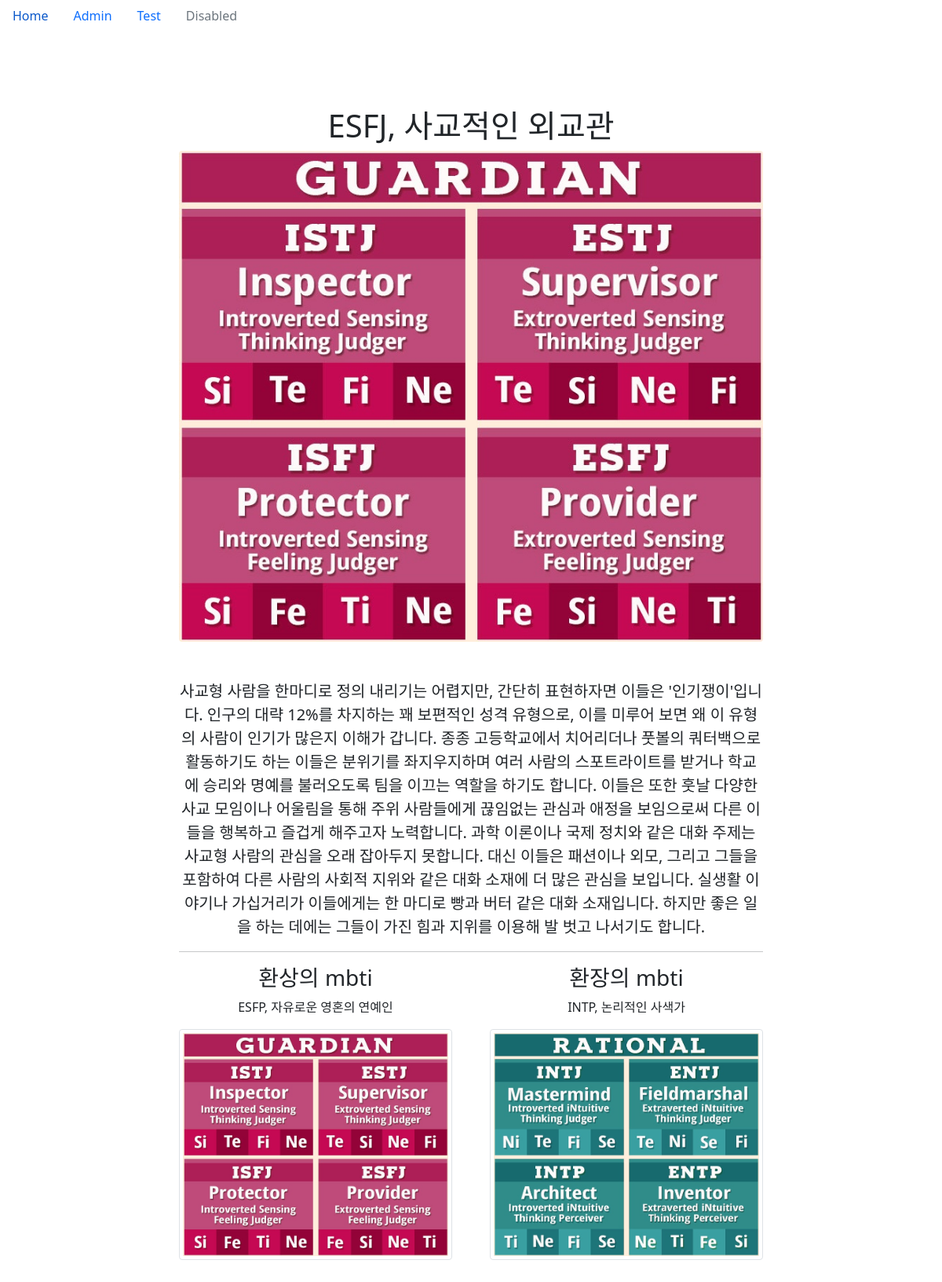
The page /q/mbti/esfj on the database its author committed.
### question/models.py (models this page shows, shortened)
class TypeIndicator(models.Model):
    mbti = models.CharField(max_length=4, choices=MBTI)
    image = models.ImageField('IMAGE', upload_to='SorlPhoto/%Y', null=True)
    slug = models.SlugField('SLUG', unique=True, allow_unicode=True)
    text = models.TextField(blank=True)
    details = models.ManyToManyField(DetailText)
    like = models.ForeignKey('self', on_delete=models.CASCADE, related_name='like_mbti', null=True)
    hate = models.ForeignKey('self', on_delete=models.CASCADE, related_name='hate_mbti', null=True)
    def get_absolute_url(self):
        return reverse('detail', args=(self.slug,))
    def __str__(self) -> str:
        return f"{self.mbti}, {self.get_mbti_display()}"

### question/views.py (the view)
# urls.py: path('mbti/<slug:slug>', TypeIndicatorDetailView.as_view(), name='detail'),
class TypeIndicatorDetailView(DetailView):
    model = TypeIndicator

### question/templates/question/typeindicator_detail.html (shortened to what this page needs)
{% extends 'base.html' %}
{% load sorl_thumbnail %}
{% load static %}
{% block content %}
<div class="container">
<main>
    <div class="py-5 text-center">
        <h1>{{object}}</h1>
        <img class="rounded mx-auto d-block img-fluid" src="{{ object.image.url }}">
    </div>
    <p class="lead">{{ object.text }}</p>
</main>
    <hr>
<div class="row g-5">
    <div class="col-6">
        <h3> 환상의 mbti </h3>
        <p>{{ object.like }}</p>
        <a href="{{ object.like.get_absolute_url }}"><img class="img-thumbnail" src="{{ object.like.image.url }}"></a>
    </div>
    <div class="col-6">
        <h3> 환장의 mbti </h3>
        <p>{{ object.hate }}</p>
        <a href="{{ object.hate.get_absolute_url }}"><img class="img-thumbnail" src="{{ object.hate.image.url }}"></a>
    </div>
</div>
{% endblock %}

### rows shown on the page
TypeIndicator: mbti "ESFJ, 사교적인 외교관", image (picture), text "사교형 사람을 한마디로 정의 내리기는 어렵지만, 간단히 표현하자면 이들은 '인기쟁이'입니다. 인구의 대략 12%를 차지하는 꽤 보편적인 성격 유형으로, 이를 미루어 보면 왜 이 유형의 사람이 인기가 많은지 이해가 갑니다. 종종 고등학교에서 치어리더나 풋볼의 쿼터백으로 활동하기도 하는 이들은 분위기를 좌지우지하며 여러 사람의 스포트라이트를 받거나 학교에 승리와 명예를 불러오도록 팀을 이끄는 역할을 하기도 합니다. 이들은 또한 훗날 다양한 사교 모임이나 어울림을 통해 주위 사람들에게 끊임없는 관심과 애정을 보임으로써 다른 이들을 행복하고 즐겁게 해주고자 노력합니다. 과학 이론이나 국제 정치와 같은 대화 주제는 사교형 사람의 관심을 오래 잡아두지 못합니다. 대신 이들은 패션이나 외모, 그리고 그들을 포함하여 다른 사람의 사회적 지위와 같은 대화 소재에 더 많은 관심을 보입니다. 실생활 이야기나 가십거리가 이들에게는 한 마디로 빵과 버터 같은 대화 소재입니다. 하지만 좋은 일을 하는 데에는 그들이 가진 힘과 지위를 이용해 발 벗고 나서기도 합니다.", like "ESFP, 자유로운 영혼의 연예인", like.image (picture), hate "INTP, 논리적인 사색가", hate.image (picture)
